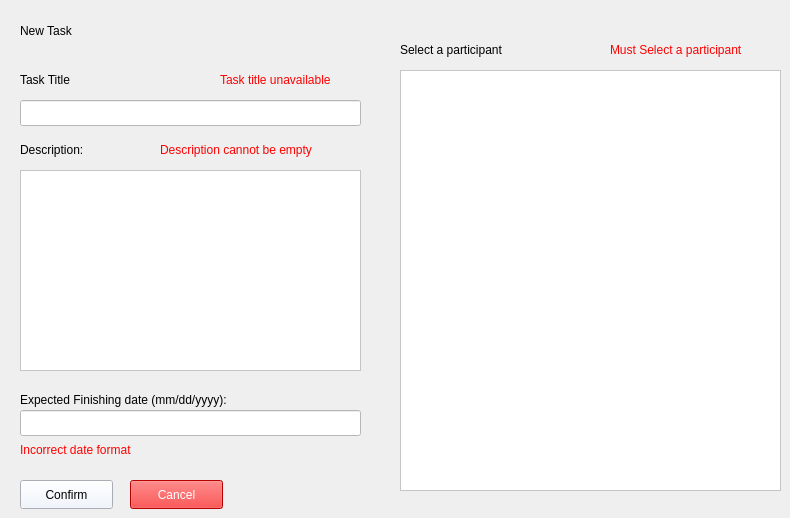
      <widget class="QWidget" name="page_6_newTask">
       <widget class="QLabel" name="label_25">
        <property name="geometry">
         <rect>
          <x>20</x>
          <y>10</y>
          <width>151</width>
          <height>41</height>
         </rect>
        </property>
        <property name="styleSheet">
         <string notr="true">color: rgb(0, 0, 0);
font: 16pt &quot;Segoe UI&quot;;</string>
        </property>
        <property name="text">
         <string>New Task</string>
        </property>
       </widget>
       <widget class="QListWidget" name="employeeList_2">
        <property name="geometry">
         <rect>
          <x>400</x>
          <y>70</y>
          <width>381</width>
          <height>421</height>
         </rect>
        </property>
        <property name="styleSheet">
         <string notr="true">color: rgb(0, 0, 0);
background-color: rgb(255, 255, 255);</string>
        </property>
       </widget>
       <widget class="QLabel" name="label_26">
        <property name="geometry">
         <rect>
          <x>20</x>
          <y>70</y>
          <width>71</width>
          <height>20</height>
         </rect>
        </property>
        <property name="styleSheet">
         <string notr="true">color: rgb(0, 0, 0);</string>
        </property>
        <property name="text">
         <string>Task Title</string>
        </property>
       </widget>
       <widget class="QLineEdit" name="newTaskTitle">
        <property name="geometry">
         <rect>
          <x>20</x>
          <y>100</y>
          <width>341</width>
          <height>26</height>
         </rect>
        </property>
        <property name="styleSheet">
         <string notr="true">color: rgb(0, 0, 0);
background-color: rgb(255, 255, 255);</string>
        </property>
       </widget>
       <widget class="QLabel" name="label_27">
        <property name="geometry">
         <rect>
          <x>20</x>
          <y>140</y>
          <width>101</width>
          <height>20</height>
         </rect>
        </property>
        <property name="styleSheet">
         <string notr="true">color: rgb(0, 0, 0);</string>
        </property>
        <property name="text">
         <string>Description:</string>
        </property>
       </widget>
       <widget class="QLabel" name="label_28">
        <property name="geometry">
         <rect>
          <x>20</x>
          <y>390</y>
          <width>291</width>
          <height>20</height>
         </rect>
        </property>
        <property name="styleSheet">
         <string notr="true">color: rgb(0, 0, 0);</string>
        </property>
        <property name="text">
         <string>Expected Finishing date (mm/dd/yyyy):</string>
        </property>
       </widget>
       <widget class="QLineEdit" name="newTaskDate">
        <property name="geometry">
         <rect>
          <x>20</x>
          <y>410</y>
          <width>341</width>
          <height>26</height>
         </rect>
        </property>
        <property name="styleSheet">
         <string notr="true">color: rgb(0, 0, 0);
background-color: rgb(255, 255, 255);</string>
        </property>
       </widget>
       <widget class="QPushButton" name="confirmNewTask">
        <property name="geometry">
         <rect>
          <x>20</x>
          <y>480</y>
          <width>93</width>
          <height>29</height>
         </rect>
        </property>
        <property name="styleSheet">
         <string notr="true">color: rgb(0, 0, 0);
background-color: rgb(237, 244, 255);</string>
        </property>
        <property name="text">
         <string>Confirm</string>
        </property>
       </widget>
       <widget class="QPushButton" name="cancelNewTask">
        <property name="geometry">
         <rect>
          <x>130</x>
          <y>480</y>
          <width>93</width>
          <height>29</height>
         </rect>
        </property>
        <property name="styleSheet">
         <string notr="true">color: rgb(255, 255, 255);
background-color: rgb(255, 0, 0);</string>
        </property>
        <property name="text">
         <string>Cancel</string>
        </property>
       </widget>
       <widget class="QLabel" name="taskParticipantWarning">
        <property name="geometry">
         <rect>
          <x>610</x>
          <y>40</y>
          <width>171</width>
          <height>20</height>
         </rect>
        </property>
        <property name="styleSheet">
         <string notr="true">color: rgb(255, 0, 0);</string>
        </property>
        <property name="text">
         <string>Must Select a participant</string>
        </property>
       </widget>
       <widget class="QLabel" name="taskTitleWarning">
        <property name="geometry">
         <rect>
          <x>220</x>
          <y>70</y>
          <width>141</width>
          <height>20</height>
         </rect>
        </property>
        <property name="styleSheet">
         <string notr="true">color: rgb(255, 0, 0);</string>
        </property>
        <property name="text">
         <string>Task title unavailable</string>
        </property>
       </widget>
       <widget class="QLabel" name="taskDescriptionWarning">
        <property name="geometry">
         <rect>
          <x>160</x>
          <y>140</y>
          <width>191</width>
          <height>20</height>
         </rect>
        </property>
        <property name="styleSheet">
         <string notr="true">color: rgb(255, 0, 0);</string>
        </property>
        <property name="text">
         <string>Description cannot be empty</string>
        </property>
       </widget>
       <widget class="QLabel" name="taskDateWarning">
        <property name="geometry">
         <rect>
          <x>20</x>
          <y>440</y>
          <width>141</width>
          <height>20</height>
         </rect>
        </property>
        <property name="styleSheet">
         <string notr="true">color: rgb(255, 0, 0);</string>
        </property>
        <property name="text">
         <string>Incorrect date format</string>
        </property>
       </widget>
       <widget class="QTextEdit" name="newTaskDescription">
        <property name="geometry">
         <rect>
          <x>20</x>
          <y>170</y>
          <width>341</width>
          <height>201</height>
         </rect>
        </property>
        <property name="styleSheet">
         <string notr="true">color: rgb(0, 0, 0);
background-color: rgb(255, 255, 255);</string>
        </property>
       </widget>
       <widget class="QLabel" name="label">
        <property name="geometry">
         <rect>
          <x>400</x>
          <y>40</y>
          <width>141</width>
          <height>20</height>
         </rect>
        </property>
        <property name="styleSheet">
         <string notr="true">color: rgb(0, 0, 0);</string>
        </property>
        <property name="text">
         <string>Select a participant</string>
        </property>
       </widget>
      </widget>
